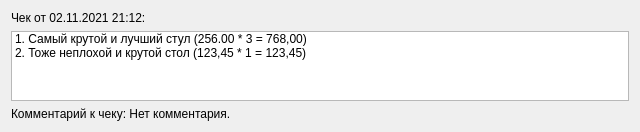
<?xml version="1.0" encoding="UTF-8"?>
<ui version="4.0">
 <class>Form</class>
 <widget class="QWidget" name="Form">
  <property name="geometry">
   <rect>
    <x>0</x>
    <y>0</y>
    <width>640</width>
    <height>129</height>
   </rect>
  </property>
  <property name="windowTitle">
   <string>Form</string>
  </property>
  <layout class="QGridLayout" name="gridLayout">
   <item row="1" column="0">
    <widget class="QListWidget" name="listWidget">
     <item>
      <property name="text">
       <string>1. Самый крутой и лучший стул (256.00 * 3 = 768,00)</string>
      </property>
     </item>
     <item>
      <property name="text">
       <string>2. Тоже неплохой и крутой стол (123,45 * 1 = 123,45)</string>
      </property>
     </item>
    </widget>
   </item>
   <item row="0" column="0">
    <widget class="QLabel" name="label">
     <property name="text">
      <string>Чек от 02.11.2021 21:12:</string>
     </property>
    </widget>
   </item>
   <item row="2" column="0">
    <widget class="QLabel" name="label_2">
     <property name="text">
      <string>Комментарий к чеку: Нет комментария.</string>
     </property>
    </widget>
   </item>
  </layout>
 </widget>
 <resources/>
 <connections/>
</ui>
